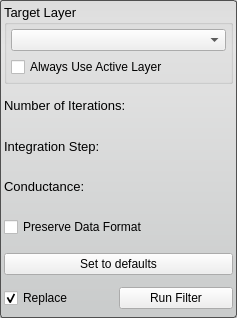
<?xml version="1.0" encoding="UTF-8"?>
<ui version="4.0">
 <class>CurvatureAnisotropicDiffusionFilterInterface</class>
 <widget class="QWidget" name="CurvatureAnisotropicDiffusionFilterInterface">
  <property name="geometry">
   <rect>
    <x>0</x>
    <y>0</y>
    <width>237</width>
    <height>318</height>
   </rect>
  </property>
  <property name="sizePolicy">
   <sizepolicy hsizetype="MinimumExpanding" vsizetype="MinimumExpanding">
    <horstretch>0</horstretch>
    <verstretch>0</verstretch>
   </sizepolicy>
  </property>
  <property name="minimumSize">
   <size>
    <width>213</width>
    <height>306</height>
   </size>
  </property>
  <property name="baseSize">
   <size>
    <width>650</width>
    <height>0</height>
   </size>
  </property>
  <property name="windowTitle">
   <string>Anisotropic Diffusion Filter</string>
  </property>
  <property name="styleSheet">
   <string notr="true">QWidget#CurvatureAnisotropicDiffusionFilterInterface{
	border-radius: 3px;
	border: 1px solid rgb(80, 80,80);
	background-color: qlineargradient(spread:pad, x1:0.5, y1:0, x2:0.5, y2:0.960227, stop:0 rgba(221, 221, 221, 255), stop:0.155779 rgba(228, 228, 228, 255), stop:1 rgba(202, 204, 204, 255));      
}</string>
  </property>
  <layout class="QVBoxLayout" name="verticalLayout">
   <property name="spacing">
    <number>2</number>
   </property>
   <property name="margin">
    <number>4</number>
   </property>
   <item>
    <widget class="QGroupBox" name="target_groupbox_">
     <property name="sizePolicy">
      <sizepolicy hsizetype="Preferred" vsizetype="Fixed">
       <horstretch>0</horstretch>
       <verstretch>0</verstretch>
      </sizepolicy>
     </property>
     <property name="minimumSize">
      <size>
       <width>0</width>
       <height>80</height>
      </size>
     </property>
     <property name="baseSize">
      <size>
       <width>0</width>
       <height>80</height>
      </size>
     </property>
     <property name="font">
      <font>
       <pointsize>10</pointsize>
      </font>
     </property>
     <property name="title">
      <string>Target Layer</string>
     </property>
     <property name="flat">
      <bool>false</bool>
     </property>
     <layout class="QVBoxLayout" name="verticalLayout_4">
      <property name="spacing">
       <number>6</number>
      </property>
      <property name="margin">
       <number>4</number>
      </property>
      <item>
       <widget class="QComboBox" name="target_layer_"/>
      </item>
      <item>
       <widget class="QCheckBox" name="use_active_layer_">
        <property name="text">
         <string>Always Use Active Layer</string>
        </property>
       </widget>
      </item>
     </layout>
    </widget>
   </item>
   <item>
    <layout class="QHBoxLayout" name="iterationsHLayout_top">
     <item>
      <widget class="QLabel" name="iterationsLabel">
       <property name="font">
        <font>
         <pointsize>10</pointsize>
        </font>
       </property>
       <property name="text">
        <string>Number of Iterations:</string>
       </property>
      </widget>
     </item>
    </layout>
   </item>
   <item>
    <layout class="QHBoxLayout" name="iterationsHLayout_bottom"/>
   </item>
   <item>
    <layout class="QHBoxLayout" name="integrationHLayout_top">
     <item>
      <widget class="QLabel" name="integrationLabel">
       <property name="font">
        <font>
         <pointsize>10</pointsize>
        </font>
       </property>
       <property name="text">
        <string>Integration Step:</string>
       </property>
      </widget>
     </item>
    </layout>
   </item>
   <item>
    <layout class="QHBoxLayout" name="integrationHLayout_bottom"/>
   </item>
   <item>
    <layout class="QHBoxLayout" name="conductanceHLayout">
     <item>
      <widget class="QLabel" name="conductanceLabel">
       <property name="font">
        <font>
         <pointsize>10</pointsize>
        </font>
       </property>
       <property name="text">
        <string>Conductance:</string>
       </property>
      </widget>
     </item>
    </layout>
   </item>
   <item>
    <layout class="QHBoxLayout" name="conductanceHLayout_bottom"/>
   </item>
   <item>
    <widget class="QWidget" name="widget_" native="true">
     <layout class="QHBoxLayout" name="horizontalLayout_3">
      <property name="spacing">
       <number>0</number>
      </property>
      <property name="leftMargin">
       <number>0</number>
      </property>
      <property name="topMargin">
       <number>5</number>
      </property>
      <property name="rightMargin">
       <number>0</number>
      </property>
      <property name="bottomMargin">
       <number>5</number>
      </property>
      <item>
       <widget class="QCheckBox" name="preserve_data_format_">
        <property name="text">
         <string>Preserve Data Format</string>
        </property>
       </widget>
      </item>
     </layout>
    </widget>
   </item>
   <item>
    <widget class="QWidget" name="widget" native="true">
     <property name="minimumSize">
      <size>
       <width>0</width>
       <height>32</height>
      </size>
     </property>
     <property name="maximumSize">
      <size>
       <width>16777215</width>
       <height>32</height>
      </size>
     </property>
     <layout class="QHBoxLayout" name="horizontalLayout_2">
      <property name="spacing">
       <number>0</number>
      </property>
      <property name="margin">
       <number>0</number>
      </property>
      <item>
       <widget class="QPushButton" name="setToDefaultPushButton">
        <property name="text">
         <string>Set to defaults</string>
        </property>
       </widget>
      </item>
     </layout>
    </widget>
   </item>
   <item>
    <widget class="QWidget" name="replaceRunWidget" native="true">
     <property name="minimumSize">
      <size>
       <width>0</width>
       <height>32</height>
      </size>
     </property>
     <property name="maximumSize">
      <size>
       <width>16777215</width>
       <height>32</height>
      </size>
     </property>
     <layout class="QHBoxLayout" name="horizontalLayout" stretch="1,1">
      <property name="spacing">
       <number>0</number>
      </property>
      <property name="margin">
       <number>0</number>
      </property>
      <item>
       <widget class="QCheckBox" name="replaceCheckBox">
        <property name="text">
         <string>Replace</string>
        </property>
        <property name="checked">
         <bool>true</bool>
        </property>
       </widget>
      </item>
      <item>
       <widget class="QPushButton" name="runFilterButton">
        <property name="text">
         <string>Run Filter</string>
        </property>
       </widget>
      </item>
     </layout>
    </widget>
   </item>
  </layout>
 </widget>
 <resources/>
 <connections/>
</ui>
